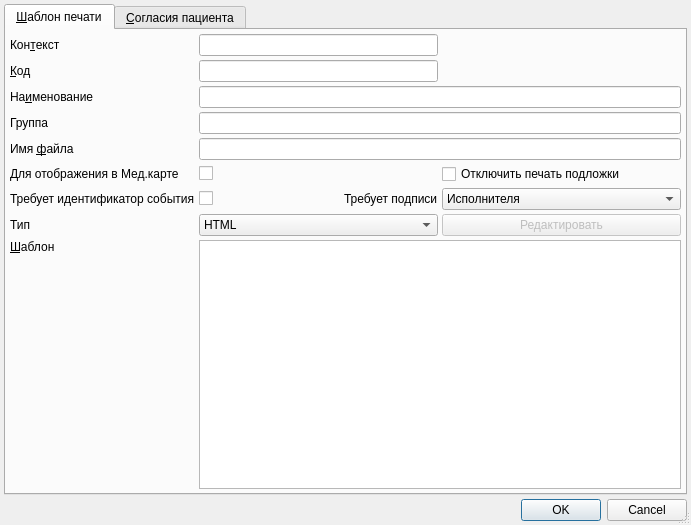
<?xml version="1.0" encoding="UTF-8"?>
<ui version="4.0">
 <class>PrintTemplateEditorDialog</class>
 <widget class="QDialog" name="PrintTemplateEditorDialog">
  <property name="geometry">
   <rect>
    <x>0</x>
    <y>0</y>
    <width>691</width>
    <height>525</height>
   </rect>
  </property>
  <property name="windowTitle">
   <string>ChangeMe!</string>
  </property>
  <property name="sizeGripEnabled">
   <bool>true</bool>
  </property>
  <layout class="QGridLayout" name="gridLayout_2">
   <property name="margin">
    <number>4</number>
   </property>
   <property name="spacing">
    <number>4</number>
   </property>
   <item row="0" column="0">
    <widget class="QTabWidget" name="tabWidget">
     <property name="currentIndex">
      <number>0</number>
     </property>
     <widget class="QWidget" name="tabPrintTemplate">
      <attribute name="title">
       <string>&amp;Шаблон печати</string>
      </attribute>
      <layout class="QGridLayout" name="gridLayout">
       <property name="margin">
        <number>4</number>
       </property>
       <property name="spacing">
        <number>4</number>
       </property>
       <item row="6" column="1">
        <layout class="QHBoxLayout" name="horizontalLayout">
         <item>
          <widget class="QCheckBox" name="chkNeedEventId">
           <property name="text">
            <string/>
           </property>
          </widget>
         </item>
         <item>
          <spacer name="horizontalSpacer">
           <property name="orientation">
            <enum>Qt::Horizontal</enum>
           </property>
           <property name="sizeHint" stdset="0">
            <size>
             <width>40</width>
             <height>20</height>
            </size>
           </property>
          </spacer>
         </item>
         <item>
          <widget class="QLabel" name="lblRequireSignerPerson">
           <property name="text">
            <string>Требует подписи</string>
           </property>
          </widget>
         </item>
        </layout>
       </item>
       <item row="5" column="0">
        <widget class="QLabel" name="lblInAmbCard">
         <property name="sizePolicy">
          <sizepolicy hsizetype="Maximum" vsizetype="Preferred">
           <horstretch>0</horstretch>
           <verstretch>0</verstretch>
          </sizepolicy>
         </property>
         <property name="text">
          <string>Для отображения в Мед.карте</string>
         </property>
        </widget>
       </item>
       <item row="7" column="0">
        <widget class="QLabel" name="lblType">
         <property name="sizePolicy">
          <sizepolicy hsizetype="Maximum" vsizetype="Preferred">
           <horstretch>0</horstretch>
           <verstretch>0</verstretch>
          </sizepolicy>
         </property>
         <property name="text">
          <string>Тип</string>
         </property>
        </widget>
       </item>
       <item row="6" column="2">
        <widget class="QComboBox" name="cmbRequireSignerPerson">
         <item>
          <property name="text">
           <string>Исполнителя</string>
          </property>
         </item>
         <item>
          <property name="text">
           <string>Назначившего</string>
          </property>
         </item>
        </widget>
       </item>
       <item row="7" column="1">
        <widget class="QComboBox" name="cmbType">
         <property name="sizePolicy">
          <sizepolicy hsizetype="Expanding" vsizetype="Fixed">
           <horstretch>0</horstretch>
           <verstretch>0</verstretch>
          </sizepolicy>
         </property>
         <item>
          <property name="text">
           <string>HTML</string>
          </property>
         </item>
         <item>
          <property name="text">
           <string>Exaro</string>
          </property>
         </item>
         <item>
          <property name="text">
           <string>SVG</string>
          </property>
         </item>
         <item>
          <property name="text">
           <string>CSS</string>
          </property>
         </item>
        </widget>
       </item>
       <item row="0" column="1">
        <widget class="QLineEdit" name="edtContext"/>
       </item>
       <item row="5" column="1">
        <widget class="QCheckBox" name="chkInAmbCard">
         <property name="text">
          <string/>
         </property>
        </widget>
       </item>
       <item row="5" column="2">
        <widget class="QCheckBox" name="chkPrintBlank">
         <property name="text">
          <string>Отключить печать подложки</string>
         </property>
        </widget>
       </item>
       <item row="7" column="2">
        <widget class="QPushButton" name="btnEdit">
         <property name="enabled">
          <bool>false</bool>
         </property>
         <property name="sizePolicy">
          <sizepolicy hsizetype="Preferred" vsizetype="Fixed">
           <horstretch>0</horstretch>
           <verstretch>0</verstretch>
          </sizepolicy>
         </property>
         <property name="toolTip">
          <string>Изменить шаблон Exaro во внешнем редакторе</string>
         </property>
         <property name="text">
          <string>Редактировать</string>
         </property>
        </widget>
       </item>
       <item row="8" column="0">
        <widget class="QLabel" name="lblDefault">
         <property name="sizePolicy">
          <sizepolicy hsizetype="Maximum" vsizetype="Preferred">
           <horstretch>0</horstretch>
           <verstretch>0</verstretch>
          </sizepolicy>
         </property>
         <property name="text">
          <string>&amp;Шаблон</string>
         </property>
         <property name="alignment">
          <set>Qt::AlignLeading|Qt::AlignLeft|Qt::AlignTop</set>
         </property>
         <property name="buddy">
          <cstring>edtDefault</cstring>
         </property>
        </widget>
       </item>
       <item row="6" column="0">
        <widget class="QLabel" name="lblNeedEventId">
         <property name="text">
          <string>Требует идентификатор события</string>
         </property>
        </widget>
       </item>
       <item row="8" column="1" colspan="2">
        <widget class="QTextEdit" name="edtDefault"/>
       </item>
       <item row="0" column="0">
        <widget class="QLabel" name="lblContext">
         <property name="sizePolicy">
          <sizepolicy hsizetype="Maximum" vsizetype="Preferred">
           <horstretch>0</horstretch>
           <verstretch>0</verstretch>
          </sizepolicy>
         </property>
         <property name="text">
          <string>Кон&amp;текст</string>
         </property>
         <property name="buddy">
          <cstring>edtContext</cstring>
         </property>
        </widget>
       </item>
       <item row="0" column="2">
        <spacer>
         <property name="orientation">
          <enum>Qt::Horizontal</enum>
         </property>
         <property name="sizeHint" stdset="0">
          <size>
           <width>131</width>
           <height>22</height>
          </size>
         </property>
        </spacer>
       </item>
       <item row="1" column="0">
        <widget class="QLabel" name="lblCode">
         <property name="sizePolicy">
          <sizepolicy hsizetype="Maximum" vsizetype="Preferred">
           <horstretch>0</horstretch>
           <verstretch>0</verstretch>
          </sizepolicy>
         </property>
         <property name="text">
          <string>&amp;Код</string>
         </property>
         <property name="buddy">
          <cstring>edtCode</cstring>
         </property>
        </widget>
       </item>
       <item row="1" column="1">
        <widget class="QLineEdit" name="edtCode"/>
       </item>
       <item row="3" column="0">
        <widget class="QLabel" name="lblGroupName">
         <property name="sizePolicy">
          <sizepolicy hsizetype="Maximum" vsizetype="Preferred">
           <horstretch>0</horstretch>
           <verstretch>0</verstretch>
          </sizepolicy>
         </property>
         <property name="text">
          <string>Группа</string>
         </property>
         <property name="buddy">
          <cstring>edtName</cstring>
         </property>
        </widget>
       </item>
       <item row="4" column="0">
        <widget class="QLabel" name="lblFileName">
         <property name="sizePolicy">
          <sizepolicy hsizetype="Maximum" vsizetype="Preferred">
           <horstretch>0</horstretch>
           <verstretch>0</verstretch>
          </sizepolicy>
         </property>
         <property name="text">
          <string>Имя &amp;файла</string>
         </property>
         <property name="buddy">
          <cstring>edtFileName</cstring>
         </property>
        </widget>
       </item>
       <item row="1" column="2">
        <spacer>
         <property name="orientation">
          <enum>Qt::Horizontal</enum>
         </property>
         <property name="sizeHint" stdset="0">
          <size>
           <width>133</width>
           <height>22</height>
          </size>
         </property>
        </spacer>
       </item>
       <item row="2" column="0">
        <widget class="QLabel" name="lblName">
         <property name="sizePolicy">
          <sizepolicy hsizetype="Maximum" vsizetype="Preferred">
           <horstretch>0</horstretch>
           <verstretch>0</verstretch>
          </sizepolicy>
         </property>
         <property name="text">
          <string>На&amp;именование</string>
         </property>
         <property name="buddy">
          <cstring>edtName</cstring>
         </property>
        </widget>
       </item>
       <item row="2" column="1" colspan="2">
        <widget class="QLineEdit" name="edtName">
         <property name="minimumSize">
          <size>
           <width>200</width>
           <height>0</height>
          </size>
         </property>
        </widget>
       </item>
       <item row="3" column="1" colspan="2">
        <widget class="QLineEdit" name="edtGroupName">
         <property name="minimumSize">
          <size>
           <width>200</width>
           <height>0</height>
          </size>
         </property>
        </widget>
       </item>
       <item row="4" column="1" colspan="2">
        <widget class="QLineEdit" name="edtFileName">
         <property name="minimumSize">
          <size>
           <width>200</width>
           <height>0</height>
          </size>
         </property>
        </widget>
       </item>
      </layout>
     </widget>
     <widget class="QWidget" name="tabClientConsents">
      <attribute name="title">
       <string>&amp;Согласия пациента</string>
      </attribute>
      <layout class="QGridLayout" name="gridLayout_3">
       <property name="margin">
        <number>4</number>
       </property>
       <property name="spacing">
        <number>4</number>
       </property>
       <item row="0" column="0">
        <widget class="CInDocTableView" name="tblClientConsents"/>
       </item>
      </layout>
     </widget>
    </widget>
   </item>
   <item row="1" column="0">
    <widget class="QDialogButtonBox" name="buttonBox">
     <property name="standardButtons">
      <set>QDialogButtonBox::Cancel|QDialogButtonBox::Ok</set>
     </property>
    </widget>
   </item>
  </layout>
 </widget>
 <customwidgets>
  <customwidget>
   <class>CInDocTableView</class>
   <extends>QTableView</extends>
   <header>library/InDocTable.h</header>
  </customwidget>
 </customwidgets>
 <tabstops>
  <tabstop>edtContext</tabstop>
  <tabstop>edtCode</tabstop>
  <tabstop>edtName</tabstop>
  <tabstop>edtFileName</tabstop>
  <tabstop>chkInAmbCard</tabstop>
  <tabstop>cmbType</tabstop>
  <tabstop>btnEdit</tabstop>
  <tabstop>edtDefault</tabstop>
 </tabstops>
 <resources/>
 <connections>
  <connection>
   <sender>buttonBox</sender>
   <signal>accepted()</signal>
   <receiver>PrintTemplateEditorDialog</receiver>
   <slot>accept()</slot>
   <hints>
    <hint type="sourcelabel">
     <x>377</x>
     <y>550</y>
    </hint>
    <hint type="destinationlabel">
     <x>339</x>
     <y>283</y>
    </hint>
   </hints>
  </connection>
  <connection>
   <sender>buttonBox</sender>
   <signal>rejected()</signal>
   <receiver>PrintTemplateEditorDialog</receiver>
   <slot>reject()</slot>
   <hints>
    <hint type="sourcelabel">
     <x>377</x>
     <y>550</y>
    </hint>
    <hint type="destinationlabel">
     <x>339</x>
     <y>283</y>
    </hint>
   </hints>
  </connection>
 </connections>
</ui>
